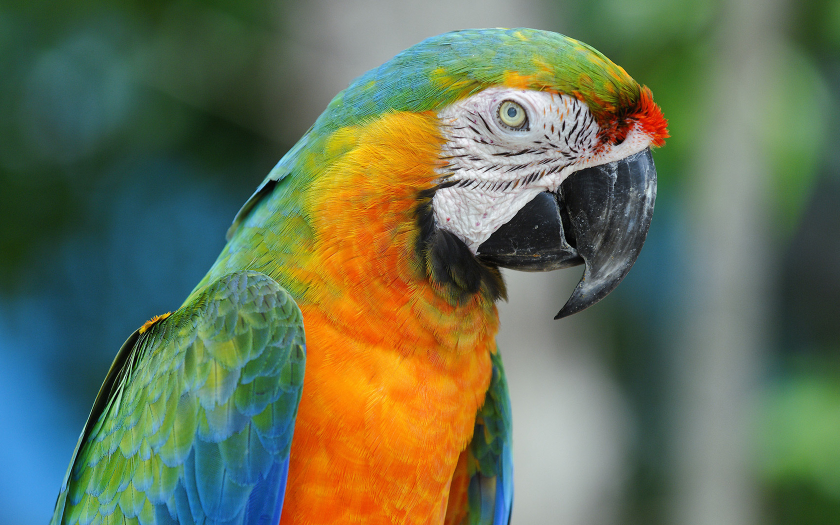
#> input picture RU/Лек1/parrot.png, 1680 x 1050 px (shown at 1/2 size)
$ python Lect1.py
#> lines starting #> are read from the running program, lines starting #| are printed output that depends on the picture; after the words box and inside, x2 and y2 are one past the last pixel; in counts of white or black regions, pixels touching at a corner belong together

# coding: utf-8

# In[2]:


from skimage.io import imread, imsave, imshow
get_ipython().run_line_magic('matplotlib', 'inline')


# In[3]:


im = imread('parrot.png')
#> im is the input picture: shape (1050, 1680, 3); mean R, G, B 102.8, 113.8, 86.7
imshow(im)


# In[4]:


im.shape


# In[5]:


im.shape[1]


# In[6]:


im[384, 356]


# In[7]:


im[384, 356] = [255, 255, 0]
#> im: shape (1050, 1680, 3); under 0.01% of pixels changed, all inside (x1, y1, x2, y2) = (356, 384, 357, 385)


# In[8]:


imshow(im)


# In[9]:


imsave('parrot_pix.png', im)


# In[10]:


beak = im[300:650, 950:1300]
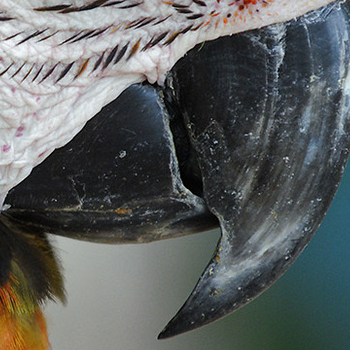
#> beak: shape (350, 350, 3); mean R, G, B 92.9, 97, 96.1


# In[11]:


imshow(beak)


# In[12]:


im[300:650, 950:1300] = [255, 0, 255]
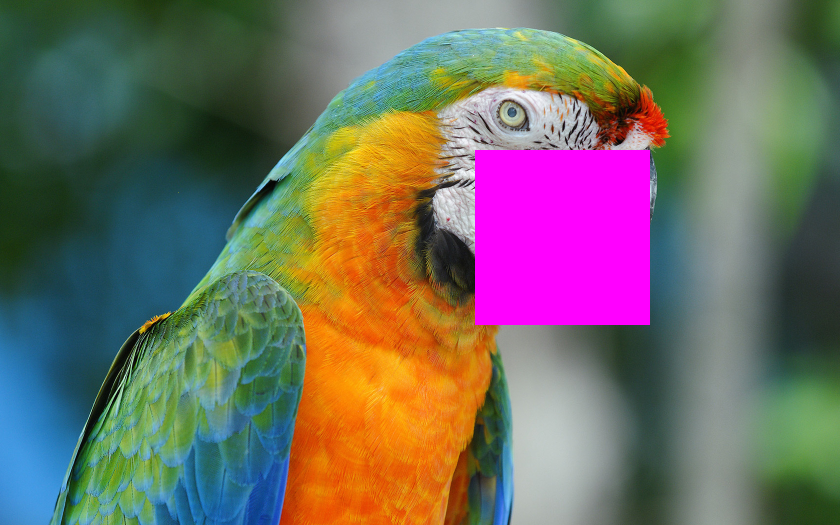
#> im: shape (1050, 1680, 3) (shown at 1/2 size); mean R, G, B 114.1, 107, 97.7


# In[13]:


imshow(im)


# In[14]:


im = imread('parrot.png')


# In[15]:


img_assigned = im


# In[16]:


img_copy = im.copy()


# In[17]:


img_assigned[300:650, 950:1300] = [255, 0, 255]
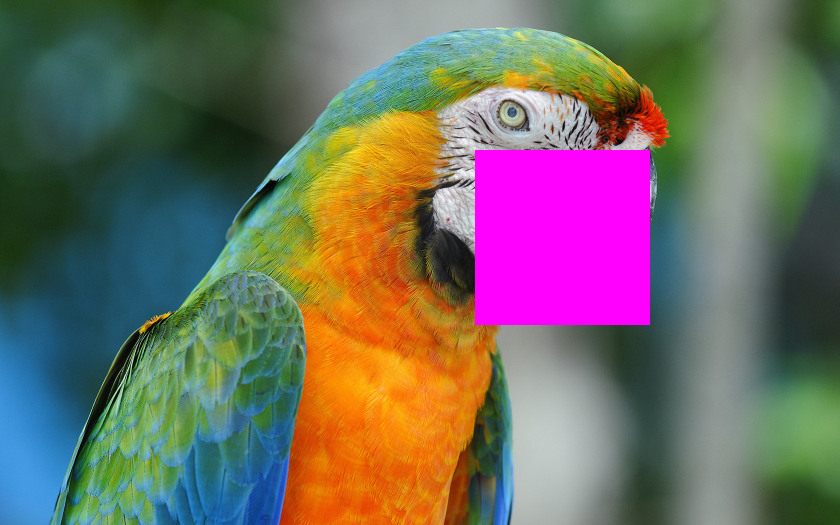
#> img_assigned: shape (1050, 1680, 3) (shown at 1/2 size); 6.94% of pixels changed, all inside (x1, y1, x2, y2) = (950, 300, 1300, 650)


# In[18]:


imshow(im)


# In[19]:


imshow(img_assigned)


# In[20]:


imshow(img_copy)


# In[21]:


im = imread('parrot.png')
imshow(im)


# In[22]:


im.dtype


# In[23]:


r = im[:,:,0]
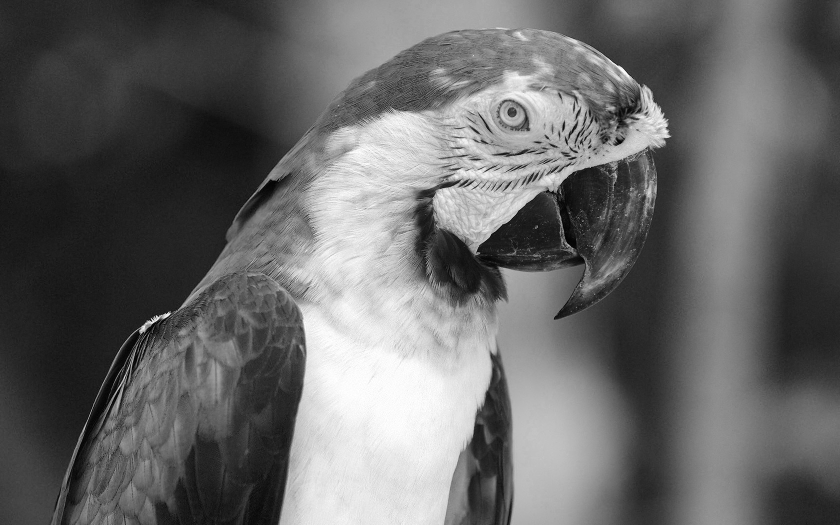
#> r: shape (1050, 1680) (shown at 1/2 size); min 0, max 255, mean 102.8
imshow(r)


# In[24]:


g = im[:,:,1]
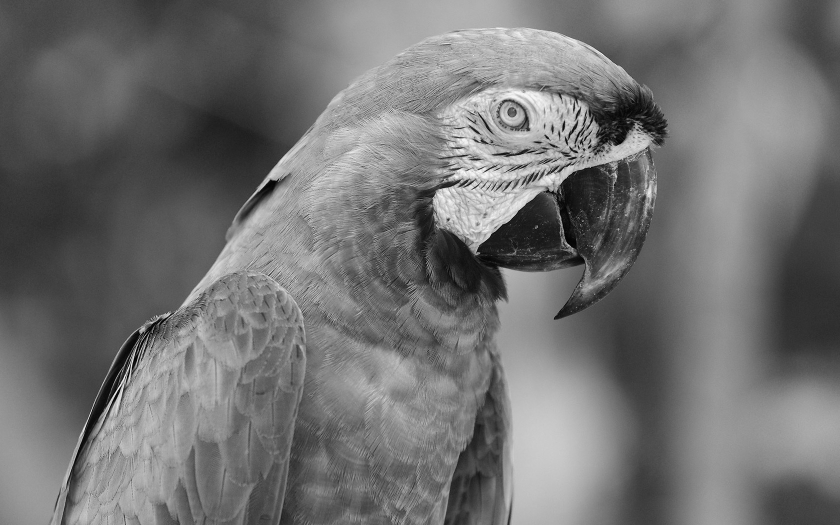
#> g: shape (1050, 1680) (shown at 1/2 size); min 0, max 255, mean 113.8
imshow(g)


# In[25]:


b = im[:,:,2]
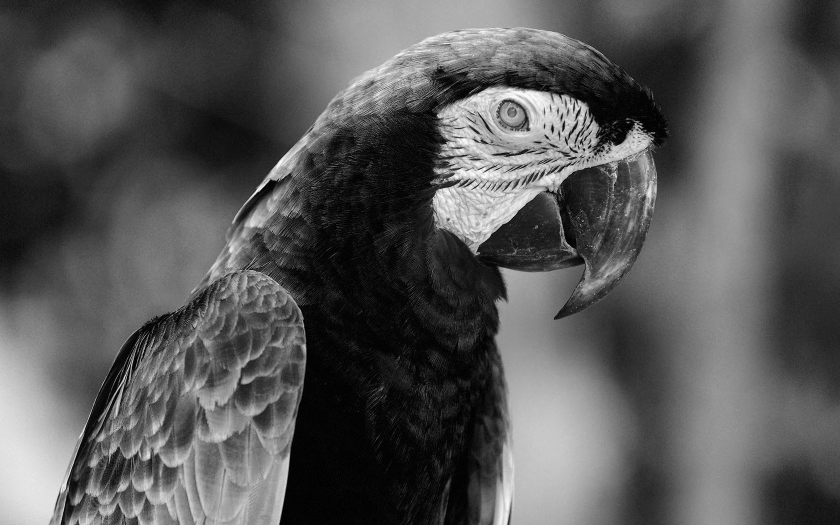
#> b: shape (1050, 1680) (shown at 1/2 size); min 0, max 255, mean 86.7
imshow(b)


# In[26]:


from numpy import dstack
img_combined = dstack((r,g,b))
img_combined.shape


# In[27]:


imshow(img_combined)


# In[28]:


imshow(dstack((g,b,r)))


# In[30]:


from skimage import img_as_float


# In[31]:


img_f = img_as_float(im)


# In[32]:


img_f.min(), img_f.max()


# In[33]:


im.min(), im.max()


# In[34]:


imshow(img_f / 1.5)


# In[35]:


imshow(img_f / 2)


# In[36]:


imshow(img_f / 4)


# In[37]:


imshow(img_f / 4 + 0.4)


# In[38]:


from numpy import clip


# In[39]:


imshow(clip(img_f * 1.5, 0, 1))


# In[40]:


imshow(clip(img_f * 2, 0, 1))


# In[41]:


imshow(clip(img_f * 2 - 0.5, 0, 1))


# In[43]:


img = imread('parrot.png')
img_f = img_as_float(img)
r = img_f[:,:,0]
g = img_f[:,:,1]
b = img_f[:,:,2]
imshow((r + g + b) / 3)
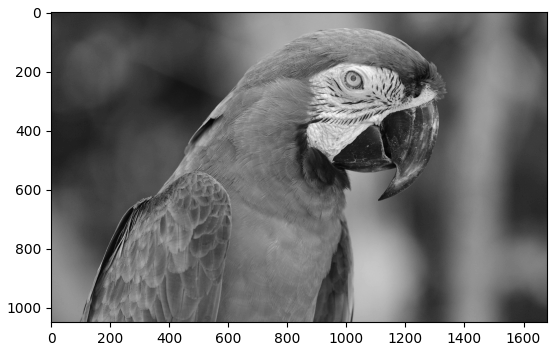
#> figure drawn by matplotlib, 1 panel
